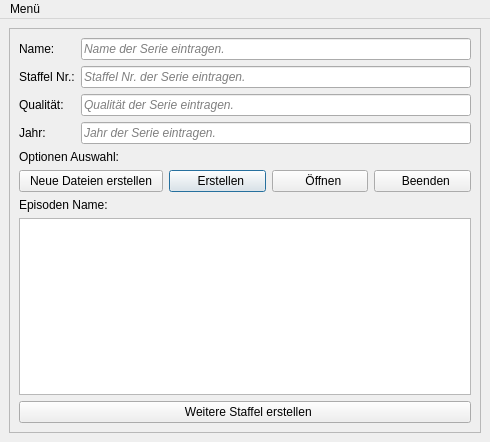
<?xml version="1.0" encoding="UTF-8"?>
<ui version="4.0">
 <class>MainWindow</class>
 <widget class="QMainWindow" name="MainWindow">
  <property name="geometry">
   <rect>
    <x>0</x>
    <y>0</y>
    <width>490</width>
    <height>442</height>
   </rect>
  </property>
  <property name="windowTitle">
   <string>MainWindow</string>
  </property>
  <widget class="QWidget" name="centralwidget">
   <layout class="QGridLayout" name="gridLayout">
    <item row="0" column="0">
     <widget class="QFrame" name="frame_5">
      <property name="frameShape">
       <enum>QFrame::StyledPanel</enum>
      </property>
      <property name="frameShadow">
       <enum>QFrame::Raised</enum>
      </property>
      <layout class="QGridLayout" name="gridLayout_7">
       <item row="0" column="0">
        <layout class="QVBoxLayout" name="verticalLayout_12">
         <item>
          <layout class="QHBoxLayout" name="horizontalLayout_9">
           <item>
            <layout class="QVBoxLayout" name="verticalLayout_10">
             <item>
              <widget class="QLabel" name="label_39">
               <property name="text">
                <string>Name:</string>
               </property>
              </widget>
             </item>
             <item>
              <widget class="QLabel" name="label_40">
               <property name="text">
                <string>Staffel Nr.:</string>
               </property>
              </widget>
             </item>
             <item>
              <widget class="QLabel" name="label_41">
               <property name="text">
                <string>Qualität:</string>
               </property>
              </widget>
             </item>
             <item>
              <widget class="QLabel" name="label_42">
               <property name="text">
                <string>Jahr:</string>
               </property>
              </widget>
             </item>
            </layout>
           </item>
           <item>
            <layout class="QVBoxLayout" name="verticalLayout_11">
             <item>
              <layout class="QHBoxLayout" name="horizontalLayout_8">
               <item>
                <widget class="QLineEdit" name="name_lineedit_tab5">
                 <property name="font">
                  <font>
                   <italic>true</italic>
                  </font>
                 </property>
                 <property name="placeholderText">
                  <string>Name der Serie eintragen.</string>
                 </property>
                </widget>
               </item>
              </layout>
             </item>
             <item>
              <widget class="QLineEdit" name="staffel_lineedit_tab5">
               <property name="font">
                <font>
                 <italic>true</italic>
                </font>
               </property>
               <property name="placeholderText">
                <string>Staffel Nr. der Serie eintragen.</string>
               </property>
              </widget>
             </item>
             <item>
              <widget class="QLineEdit" name="qualitat_lineedit_tab5">
               <property name="font">
                <font>
                 <italic>true</italic>
                </font>
               </property>
               <property name="placeholderText">
                <string>Qualität der Serie eintragen.</string>
               </property>
              </widget>
             </item>
             <item>
              <widget class="QLineEdit" name="jahr_lineedit_tab5">
               <property name="font">
                <font>
                 <italic>true</italic>
                </font>
               </property>
               <property name="placeholderText">
                <string>Jahr der Serie eintragen.</string>
               </property>
              </widget>
             </item>
            </layout>
           </item>
          </layout>
         </item>
         <item>
          <widget class="QLabel" name="label_4">
           <property name="text">
            <string>Optionen Auswahl:</string>
           </property>
          </widget>
         </item>
         <item>
          <layout class="QHBoxLayout" name="horizontalLayout_32">
           <item>
            <widget class="QPushButton" name="neu_erstellen_button_tab5">
             <property name="toolTip">
              <string>Zurücksetzen und neue Dateien erstellen.</string>
             </property>
             <property name="text">
              <string>  Neue Dateien erstellen  </string>
             </property>
             <property name="autoDefault">
              <bool>true</bool>
             </property>
            </widget>
           </item>
           <item>
            <widget class="QPushButton" name="erstellen_button_tab5">
             <property name="toolTip">
              <string>Erstellen und speichern.</string>
             </property>
             <property name="text">
              <string>  Erstellen</string>
             </property>
             <property name="autoDefault">
              <bool>true</bool>
             </property>
             <property name="default">
              <bool>true</bool>
             </property>
            </widget>
           </item>
           <item>
            <widget class="QPushButton" name="offnen_button_tab5">
             <property name="toolTip">
              <string>Ordner mit erstellten Datei öffnen.</string>
             </property>
             <property name="text">
              <string>  Öffnen</string>
             </property>
             <property name="autoDefault">
              <bool>true</bool>
             </property>
            </widget>
           </item>
           <item>
            <widget class="QPushButton" name="exit_button_tab5">
             <property name="toolTip">
              <string>Beenden.</string>
             </property>
             <property name="text">
              <string>  Beenden</string>
             </property>
             <property name="autoDefault">
              <bool>true</bool>
             </property>
            </widget>
           </item>
          </layout>
         </item>
         <item>
          <layout class="QVBoxLayout" name="verticalLayout_8">
           <item>
            <widget class="QLabel" name="label_3">
             <property name="toolTip">
              <string>Episoden Name eintragen.</string>
             </property>
             <property name="text">
              <string>Episoden Name:</string>
             </property>
            </widget>
           </item>
           <item>
            <widget class="QPlainTextEdit" name="text_edit_episode_name_tab5"/>
           </item>
           <item>
            <widget class="QPushButton" name="weitere_erstellen_button_tab5">
             <property name="toolTip">
              <string>Weitere Staffel erstellen.</string>
             </property>
             <property name="text">
              <string>  Weitere Staffel erstellen</string>
             </property>
             <property name="autoDefault">
              <bool>true</bool>
             </property>
            </widget>
           </item>
          </layout>
         </item>
        </layout>
       </item>
      </layout>
     </widget>
    </item>
   </layout>
  </widget>
  <widget class="QMenuBar" name="menubar">
   <property name="geometry">
    <rect>
     <x>0</x>
     <y>0</y>
     <width>490</width>
     <height>20</height>
    </rect>
   </property>
   <widget class="QMenu" name="menuMen">
    <property name="title">
     <string>Menü</string>
    </property>
    <addaction name="action_Erstellen_tab4"/>
    <addaction name="action_oeffnen_tab4"/>
    <addaction name="separator"/>
    <addaction name="action_Weitere_Staffel_erstellen_tab4"/>
    <addaction name="action_Neue_Dateien_erstellen_tab4"/>
    <addaction name="separator"/>
    <addaction name="action_Beenden_tab4"/>
   </widget>
   <addaction name="menuMen"/>
  </widget>
  <action name="action_Erstellen_tab4">
   <property name="text">
    <string>Erstellen</string>
   </property>
  </action>
  <action name="action_oeffnen_tab4">
   <property name="text">
    <string>Öffnen</string>
   </property>
  </action>
  <action name="action_Weitere_Staffel_erstellen_tab4">
   <property name="text">
    <string>Weitere Staffel erstellen</string>
   </property>
  </action>
  <action name="action_Neue_Dateien_erstellen_tab4">
   <property name="text">
    <string>Neue Dateien erstellen</string>
   </property>
  </action>
  <action name="action_Beenden_tab4">
   <property name="text">
    <string>Beenden</string>
   </property>
  </action>
 </widget>
 <tabstops>
  <tabstop>name_lineedit_tab5</tabstop>
  <tabstop>staffel_lineedit_tab5</tabstop>
  <tabstop>qualitat_lineedit_tab5</tabstop>
  <tabstop>jahr_lineedit_tab5</tabstop>
  <tabstop>text_edit_episode_name_tab5</tabstop>
  <tabstop>erstellen_button_tab5</tabstop>
  <tabstop>weitere_erstellen_button_tab5</tabstop>
  <tabstop>neu_erstellen_button_tab5</tabstop>
  <tabstop>offnen_button_tab5</tabstop>
  <tabstop>exit_button_tab5</tabstop>
 </tabstops>
 <resources/>
 <connections>
  <connection>
   <sender>exit_button_tab5</sender>
   <signal>clicked()</signal>
   <receiver>MainWindow</receiver>
   <slot>close()</slot>
   <hints>
    <hint type="sourcelabel">
     <x>435</x>
     <y>189</y>
    </hint>
    <hint type="destinationlabel">
     <x>453</x>
     <y>439</y>
    </hint>
   </hints>
  </connection>
  <connection>
   <sender>action_Beenden_tab4</sender>
   <signal>triggered()</signal>
   <receiver>MainWindow</receiver>
   <slot>close()</slot>
   <hints>
    <hint type="sourcelabel">
     <x>-1</x>
     <y>-1</y>
    </hint>
    <hint type="destinationlabel">
     <x>244</x>
     <y>220</y>
    </hint>
   </hints>
  </connection>
  <connection>
   <sender>weitere_erstellen_button_tab5</sender>
   <signal>clicked()</signal>
   <receiver>text_edit_episode_name_tab5</receiver>
   <slot>clear()</slot>
   <hints>
    <hint type="sourcelabel">
     <x>351</x>
     <y>404</y>
    </hint>
    <hint type="destinationlabel">
     <x>346</x>
     <y>316</y>
    </hint>
   </hints>
  </connection>
  <connection>
   <sender>weitere_erstellen_button_tab5</sender>
   <signal>clicked()</signal>
   <receiver>staffel_lineedit_tab5</receiver>
   <slot>clear()</slot>
   <hints>
    <hint type="sourcelabel">
     <x>299</x>
     <y>399</y>
    </hint>
    <hint type="destinationlabel">
     <x>290</x>
     <y>87</y>
    </hint>
   </hints>
  </connection>
  <connection>
   <sender>neu_erstellen_button_tab5</sender>
   <signal>clicked()</signal>
   <receiver>text_edit_episode_name_tab5</receiver>
   <slot>clear()</slot>
   <hints>
    <hint type="sourcelabel">
     <x>157</x>
     <y>195</y>
    </hint>
    <hint type="destinationlabel">
     <x>166</x>
     <y>298</y>
    </hint>
   </hints>
  </connection>
  <connection>
   <sender>neu_erstellen_button_tab5</sender>
   <signal>clicked()</signal>
   <receiver>jahr_lineedit_tab5</receiver>
   <slot>clear()</slot>
   <hints>
    <hint type="sourcelabel">
     <x>150</x>
     <y>188</y>
    </hint>
    <hint type="destinationlabel">
     <x>149</x>
     <y>142</y>
    </hint>
   </hints>
  </connection>
  <connection>
   <sender>neu_erstellen_button_tab5</sender>
   <signal>clicked()</signal>
   <receiver>qualitat_lineedit_tab5</receiver>
   <slot>clear()</slot>
   <hints>
    <hint type="sourcelabel">
     <x>127</x>
     <y>191</y>
    </hint>
    <hint type="destinationlabel">
     <x>124</x>
     <y>115</y>
    </hint>
   </hints>
  </connection>
  <connection>
   <sender>neu_erstellen_button_tab5</sender>
   <signal>clicked()</signal>
   <receiver>staffel_lineedit_tab5</receiver>
   <slot>clear()</slot>
   <hints>
    <hint type="sourcelabel">
     <x>88</x>
     <y>187</y>
    </hint>
    <hint type="destinationlabel">
     <x>104</x>
     <y>80</y>
    </hint>
   </hints>
  </connection>
  <connection>
   <sender>neu_erstellen_button_tab5</sender>
   <signal>clicked()</signal>
   <receiver>name_lineedit_tab5</receiver>
   <slot>clear()</slot>
   <hints>
    <hint type="sourcelabel">
     <x>58</x>
     <y>187</y>
    </hint>
    <hint type="destinationlabel">
     <x>131</x>
     <y>56</y>
    </hint>
   </hints>
  </connection>
  <connection>
   <sender>action_Weitere_Staffel_erstellen_tab4</sender>
   <signal>triggered()</signal>
   <receiver>text_edit_episode_name_tab5</receiver>
   <slot>clear()</slot>
   <hints>
    <hint type="sourcelabel">
     <x>-1</x>
     <y>-1</y>
    </hint>
    <hint type="destinationlabel">
     <x>244</x>
     <y>311</y>
    </hint>
   </hints>
  </connection>
  <connection>
   <sender>action_Neue_Dateien_erstellen_tab4</sender>
   <signal>triggered()</signal>
   <receiver>jahr_lineedit_tab5</receiver>
   <slot>clear()</slot>
   <hints>
    <hint type="sourcelabel">
     <x>-1</x>
     <y>-1</y>
    </hint>
    <hint type="destinationlabel">
     <x>280</x>
     <y>138</y>
    </hint>
   </hints>
  </connection>
  <connection>
   <sender>action_Weitere_Staffel_erstellen_tab4</sender>
   <signal>triggered()</signal>
   <receiver>staffel_lineedit_tab5</receiver>
   <slot>clear()</slot>
   <hints>
    <hint type="sourcelabel">
     <x>-1</x>
     <y>-1</y>
    </hint>
    <hint type="destinationlabel">
     <x>280</x>
     <y>82</y>
    </hint>
   </hints>
  </connection>
  <connection>
   <sender>action_Neue_Dateien_erstellen_tab4</sender>
   <signal>triggered()</signal>
   <receiver>staffel_lineedit_tab5</receiver>
   <slot>clear()</slot>
   <hints>
    <hint type="sourcelabel">
     <x>-1</x>
     <y>-1</y>
    </hint>
    <hint type="destinationlabel">
     <x>280</x>
     <y>82</y>
    </hint>
   </hints>
  </connection>
  <connection>
   <sender>action_Neue_Dateien_erstellen_tab4</sender>
   <signal>triggered()</signal>
   <receiver>qualitat_lineedit_tab5</receiver>
   <slot>clear()</slot>
   <hints>
    <hint type="sourcelabel">
     <x>244</x>
     <y>220</y>
    </hint>
    <hint type="destinationlabel">
     <x>280</x>
     <y>110</y>
    </hint>
   </hints>
  </connection>
  <connection>
   <sender>action_Neue_Dateien_erstellen_tab4</sender>
   <signal>triggered()</signal>
   <receiver>name_lineedit_tab5</receiver>
   <slot>clear()</slot>
   <hints>
    <hint type="sourcelabel">
     <x>-1</x>
     <y>-1</y>
    </hint>
    <hint type="destinationlabel">
     <x>280</x>
     <y>53</y>
    </hint>
   </hints>
  </connection>
  <connection>
   <sender>action_Neue_Dateien_erstellen_tab4</sender>
   <signal>triggered()</signal>
   <receiver>text_edit_episode_name_tab5</receiver>
   <slot>clear()</slot>
   <hints>
    <hint type="sourcelabel">
     <x>-1</x>
     <y>-1</y>
    </hint>
    <hint type="destinationlabel">
     <x>244</x>
     <y>311</y>
    </hint>
   </hints>
  </connection>
  <connection>
   <sender>jahr_lineedit_tab5</sender>
   <signal>returnPressed()</signal>
   <receiver>erstellen_button_tab5</receiver>
   <slot>click()</slot>
   <hints>
    <hint type="sourcelabel">
     <x>280</x>
     <y>138</y>
    </hint>
    <hint type="destinationlabel">
     <x>228</x>
     <y>191</y>
    </hint>
   </hints>
  </connection>
 </connections>
</ui>
